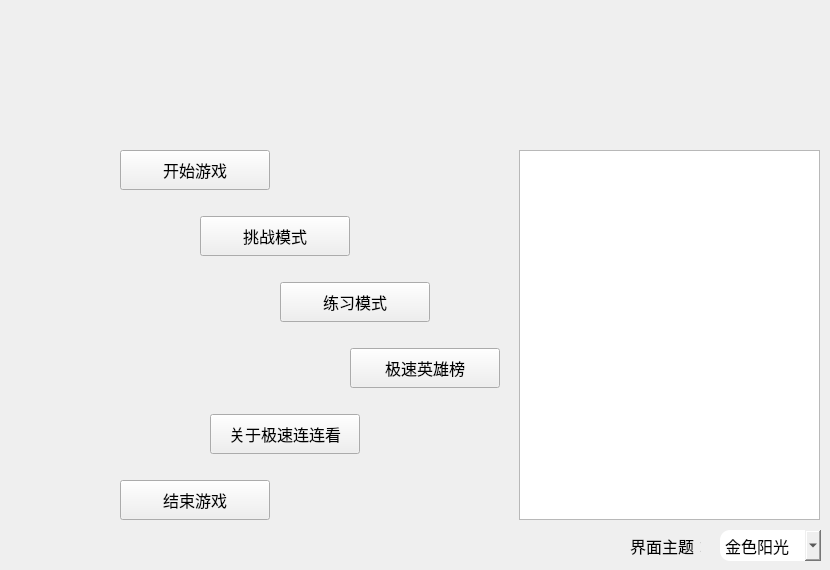
   <widget class="QWidget" name="stackedWidgetPage2">
    <widget class="MyButton" name="startGameNormal">
     <property name="geometry">
      <rect>
       <x>120</x>
       <y>150</y>
       <width>150</width>
       <height>40</height>
      </rect>
     </property>
     <property name="font">
      <font>
       <pointsize>12</pointsize>
      </font>
     </property>
     <property name="contextMenuPolicy">
      <enum>Qt::NoContextMenu</enum>
     </property>
     <property name="text">
      <string>开始游戏</string>
     </property>
    </widget>
    <widget class="MyButton" name="startGameChallenge">
     <property name="geometry">
      <rect>
       <x>200</x>
       <y>216</y>
       <width>150</width>
       <height>40</height>
      </rect>
     </property>
     <property name="font">
      <font>
       <pointsize>12</pointsize>
      </font>
     </property>
     <property name="contextMenuPolicy">
      <enum>Qt::NoContextMenu</enum>
     </property>
     <property name="text">
      <string>挑战模式</string>
     </property>
    </widget>
    <widget class="MyButton" name="topList">
     <property name="geometry">
      <rect>
       <x>350</x>
       <y>348</y>
       <width>150</width>
       <height>40</height>
      </rect>
     </property>
     <property name="font">
      <font>
       <pointsize>12</pointsize>
      </font>
     </property>
     <property name="contextMenuPolicy">
      <enum>Qt::NoContextMenu</enum>
     </property>
     <property name="text">
      <string>极速英雄榜</string>
     </property>
    </widget>
    <widget class="MyButton" name="about">
     <property name="geometry">
      <rect>
       <x>210</x>
       <y>414</y>
       <width>150</width>
       <height>40</height>
      </rect>
     </property>
     <property name="font">
      <font>
       <pointsize>12</pointsize>
      </font>
     </property>
     <property name="contextMenuPolicy">
      <enum>Qt::NoContextMenu</enum>
     </property>
     <property name="text">
      <string>关于极速连连看</string>
     </property>
    </widget>
    <widget class="MyButton" name="exit">
     <property name="geometry">
      <rect>
       <x>120</x>
       <y>480</y>
       <width>150</width>
       <height>40</height>
      </rect>
     </property>
     <property name="font">
      <font>
       <pointsize>12</pointsize>
      </font>
     </property>
     <property name="contextMenuPolicy">
      <enum>Qt::NoContextMenu</enum>
     </property>
     <property name="text">
      <string>结束游戏</string>
     </property>
    </widget>
    <widget class="QLabel" name="headerLabel">
     <property name="geometry">
      <rect>
       <x>0</x>
       <y>0</y>
       <width>821</width>
       <height>150</height>
      </rect>
     </property>
     <property name="frameShadow">
      <enum>QFrame::Sunken</enum>
     </property>
     <property name="lineWidth">
      <number>2</number>
     </property>
     <property name="midLineWidth">
      <number>0</number>
     </property>
     <property name="text">
      <string/>
     </property>
    </widget>
    <widget class="QLabel" name="label">
     <property name="geometry">
      <rect>
       <x>630</x>
       <y>535</y>
       <width>71</width>
       <height>21</height>
      </rect>
     </property>
     <property name="font">
      <font>
       <pointsize>12</pointsize>
      </font>
     </property>
     <property name="text">
      <string>界面主题：</string>
     </property>
    </widget>
    <widget class="QComboBox" name="themeSelect">
     <property name="geometry">
      <rect>
       <x>720</x>
       <y>530</y>
       <width>101</width>
       <height>31</height>
      </rect>
     </property>
     <property name="font">
      <font>
       <family>黑体</family>
       <pointsize>12</pointsize>
      </font>
     </property>
     <property name="styleSheet">
      <string notr="true">border-radius:10px;</string>
     </property>
     <item>
      <property name="text">
       <string>金色阳光</string>
      </property>
     </item>
     <item>
      <property name="text">
       <string>天蓝宝石</string>
      </property>
     </item>
     <item>
      <property name="text">
       <string>柔和粉红</string>
      </property>
     </item>
    </widget>
    <widget class="QTextBrowser" name="selectHintArea">
     <property name="geometry">
      <rect>
       <x>519</x>
       <y>150</y>
       <width>301</width>
       <height>370</height>
      </rect>
     </property>
     <property name="contextMenuPolicy">
      <enum>Qt::NoContextMenu</enum>
     </property>
    </widget>
    <widget class="MyButton" name="execiseMode">
     <property name="geometry">
      <rect>
       <x>280</x>
       <y>282</y>
       <width>150</width>
       <height>40</height>
      </rect>
     </property>
     <property name="font">
      <font>
       <pointsize>12</pointsize>
      </font>
     </property>
     <property name="text">
      <string>练习模式</string>
     </property>
    </widget>
   </widget>
